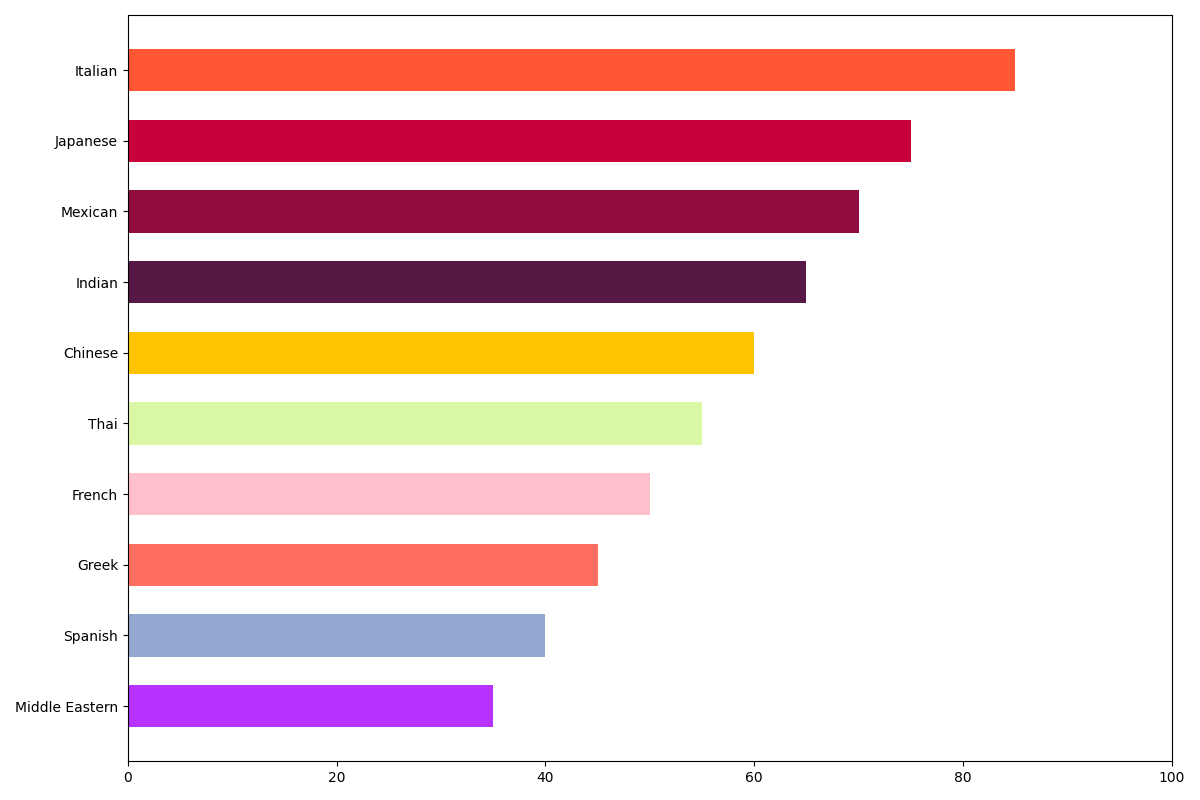

Source code (Python):
import matplotlib.pyplot as plt
import numpy as np

cuisines = ["Italian", "Japanese", "Mexican", "Indian", "Chinese", "Thai", "French", "Greek", "Spanish", "Middle Eastern"]
popularity_scores = np.array([85, 75, 70, 65, 60, 55, 50, 45, 40, 35])

colors = ['#FF5733', '#C70039', '#900C3F', '#581845', '#FFC300', '#DAF7A6', '#FFC0CB', '#FF6F61', '#92A8D1', '#B833FF']

fig, ax = plt.subplots(figsize=(12, 8))
ax.barh(cuisines, popularity_scores, color=colors, height=0.6)

ax.invert_yaxis()
ax.set_xlim(0, 100)

plt.tight_layout()
plt.show()
